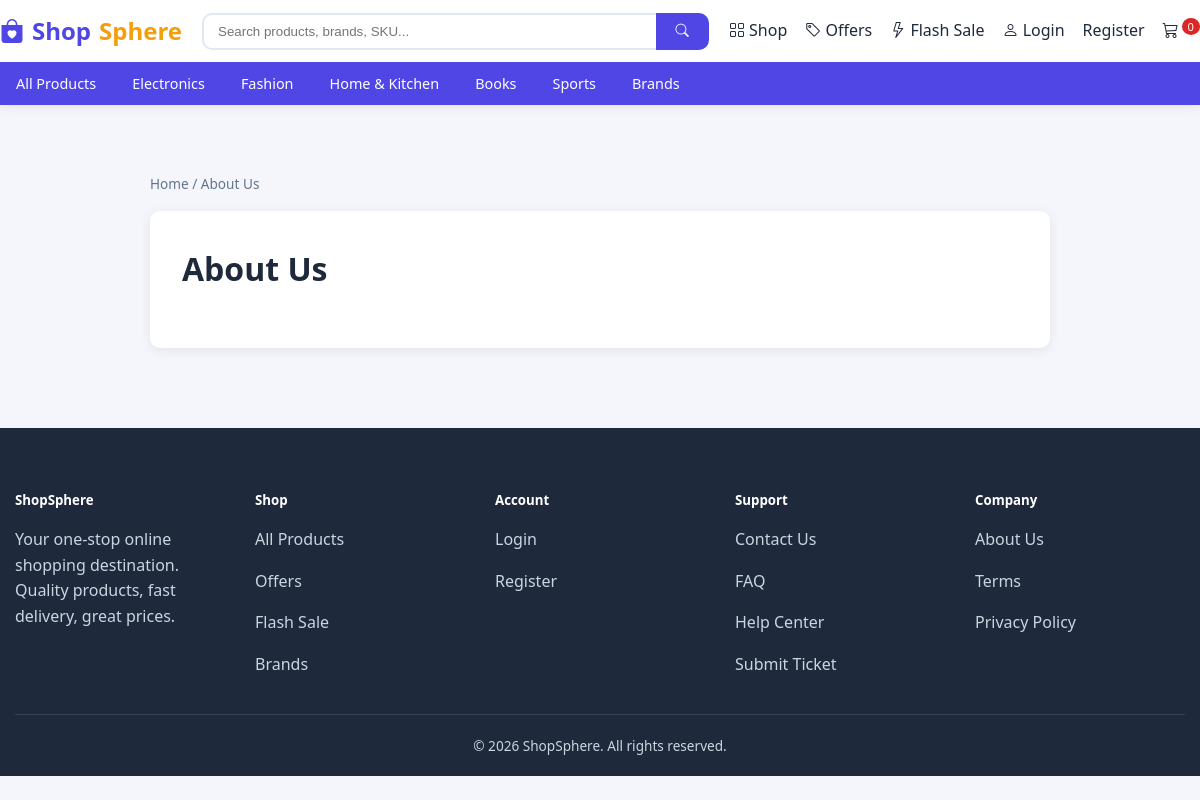
The page /page/about on the database its author committed.
### app/models/catalog.py (models this page shows, shortened)
class Category(db.Model):
    __tablename__ = 'categories'
    id = db.Column(db.Integer, primary_key=True)
    name = db.Column(db.String(120), nullable=False, index=True)
    slug = db.Column(db.String(140), unique=True, nullable=False, index=True)
    image = db.Column(db.String(255))
    description = db.Column(db.Text)
    parent_id = db.Column(db.Integer, db.ForeignKey('categories.id', ondelete='SET NULL'))
    status = db.Column(db.String(20), default='active', index=True)  # active | inactive
    display_order = db.Column(db.Integer, default=0)
    created_at = db.Column(db.DateTime, default=datetime.utcnow)
    parent = db.relationship('Category', remote_side=[id], backref='subcategories')
    products = db.relationship('Product', backref='category', lazy='dynamic',
                               foreign_keys='Product.category_id')

### app/models/content.py (models this page shows)
class PageContent(db.Model):
    __tablename__ = 'page_contents'
    id = db.Column(db.Integer, primary_key=True)
    slug = db.Column(db.String(120), unique=True, nullable=False)  # about, terms, privacy, ...
    title = db.Column(db.String(200), nullable=False)
    content = db.Column(db.Text)
    updated_at = db.Column(db.DateTime, default=datetime.utcnow, onupdate=datetime.utcnow)

### app/routes/main.py (the view)
@main_bp.route('/page/<slug>')
def page(slug):
    content = PageContent.query.filter_by(slug=slug).first_or_404()
    return render_template('customer/static_page.html', content=content)

### app/utils/helpers.py (called while the page is built, shortened)
def settings_value(key, default=None):
    from app.models.content import Setting
    cached = getattr(current_app, '_settings_cache', None)
    if cached is None:
        cached = {s.key: s.value for s in Setting.query.all()}
        current_app._settings_cache = cached
    return cached.get(key, default)

def cart_count():
    from flask_login import current_user
    from app.models.commerce import CartItem
    from app.models.catalog import Product
    cart = session.get('cart', {})
    return sum(int(v.get('qty', 0)) for v in cart.values())

### app/templates/customer/static_page.html (shortened to what this page needs)
{% extends "customer/base.html" %}
{% block content %}
<div class="container section" style="max-width:900px">
  <div class="breadcrumb">
    <a href="{{ url_for('main.home') }}">Home</a> / <span>{{ content.title }}</span>
  </div>
  <div class="card" style="padding:32px">
    <h1 style="margin-top:0">{{ content.title }}</h1>
  </div>
</div>
{% endblock %}

### app/templates/customer/base.html (shortened to what this page needs)
<!DOCTYPE html>
<html lang="en">
<head>
  <link rel="stylesheet" href="{{ url_for('static', filename='css/style.css') }}">
  <link rel="stylesheet" href="https://cdn.jsdelivr.net/npm/bootstrap-icons@1.11.1/font/bootstrap-icons.css">
</head>
<body>
  <nav class="navbar">
    <div class="container-wide nav-inner">
      <a href="{{ url_for('main.home') }}" class="brand-logo"><i class="bi bi-bag-heart-fill"></i> Shop<span>Sphere</span></a>
      <form class="search-bar" action="{{ url_for('products.search') }}" method="get">
        <input type="text" name="q" placeholder="Search products, brands, SKU..." value="{{ search_query }}">
        <button type="submit"><i class="bi bi-search"></i></button>
      </form>
      <div class="nav-links">
        <a href="{{ url_for('products.browse') }}"><i class="bi bi-grid"></i> Shop</a>
        <a href="{{ url_for('main.offers') }}"><i class="bi bi-tag"></i> Offers</a>
        <a href="{{ url_for('main.flash_sale') }}"><i class="bi bi-lightning"></i> Flash Sale</a>
        {% if current_user.is_authenticated %}
          {% if current_user.is_staff %}
            <a href="{{ url_for('admin.dashboard') }}"><i class="bi bi-speedometer2"></i> Admin</a>
          {% else %}
            <a href="{{ url_for('customer.dashboard') }}"><i class="bi bi-person-circle"></i> Account</a>
            <a href="{{ url_for('customer.wishlist') }}"><i class="bi bi-heart"></i></a>
          {% endif %}
          <a href="{{ url_for('cart.view_cart') }}"><i class="bi bi-cart3"></i><span class="cart-badge">{{ cart_count() }}</span></a>
          <a href="{{ url_for('auth.logout') }}"><i class="bi bi-box-arrow-right"></i></a>
        {% else %}
          <a href="{{ url_for('auth.login') }}"><i class="bi bi-person"></i> Login</a>
          <a href="{{ url_for('auth.register') }}">Register</a>
          <a href="{{ url_for('cart.view_cart') }}"><i class="bi bi-cart3"></i><span class="cart-badge">{{ cart_count() }}</span></a>
        {% endif %}
      </div>
    </div>
    <div class="cat-nav">
      <div class="container-wide cat-inner">
        <a href="{{ url_for('products.browse') }}">All Products</a>
        {% for c in categories %}
          <a href="{{ url_for('products.category', slug=c.slug) }}">{{ c.name }}</a>
        {% endfor %}
        <a href="{{ url_for('main.brands') }}">Brands</a>
      </div>
    </div>
  </nav>
  <main>
    {% block content %}{% endblock %}
  </main>
  <footer class="footer">
    <div class="container-wide">
      <div class="footer-grid">
        <div>
          <h5>ShopSphere</h5>
          <p>Your one-stop online shopping destination. Quality products, fast delivery, great prices.</p>
        </div>
        <div>
          <h5>Shop</h5>
          <p><a href="{{ url_for('products.browse') }}">All Products</a></p>
          <p><a href="{{ url_for('main.offers') }}">Offers</a></p>
          <p><a href="{{ url_for('main.flash_sale') }}">Flash Sale</a></p>
          <p><a href="{{ url_for('main.brands') }}">Brands</a></p>
        </div>
        <div>
          <h5>Account</h5>
          {% if current_user.is_authenticated %}
            <p><a href="{{ url_for('customer.dashboard') }}">My Account</a></p>
            <p><a href="{{ url_for('customer.my_orders') }}">My Orders</a></p>
            <p><a href="{{ url_for('customer.wishlist') }}">Wishlist</a></p>
          {% else %}
            <p><a href="{{ url_for('auth.login') }}">Login</a></p>
            <p><a href="{{ url_for('auth.register') }}">Register</a></p>
          {% endif %}
        </div>
        <div>
          <h5>Support</h5>
          <p><a href="{{ url_for('main.contact') }}">Contact Us</a></p>
          <p><a href="{{ url_for('main.faq') }}">FAQ</a></p>
          <p><a href="{{ url_for('support.help_center') }}">Help Center</a></p>
          <p><a href="{{ url_for('support.new_ticket') }}">Submit Ticket</a></p>
        </div>
        <div>
          <h5>Company</h5>
          <p><a href="{{ url_for('main.page', slug='about') }}">About Us</a></p>
          <p><a href="{{ url_for('main.page', slug='terms') }}">Terms</a></p>
          <p><a href="{{ url_for('main.page', slug='privacy') }}">Privacy Policy</a></p>
        </div>
      </div>
      <div class="footer-bottom">
        &copy; {{ now.year if now else 2024 }} ShopSphere. All rights reserved.
      </div>
    </div>
  </footer>
</body>
</html>

### app/static/css/style.css (style rules this page uses)
:root { --primary: #4f46e5; --primary-dark: #4338ca; --secondary: #0ea5e9; --accent: #f59e0b; --success: #16a34a; --danger: #dc2626; --warning: #d97706; --dark: #1e293b; --light: #f8fafc; --muted: #64748b; --border: #e2e8f0; --radius: 10px; --shadow: 0 2px 12px rgba(0, 0, 0, .08); }
* { box-sizing: border-box; }
body { font-family: 'Segoe UI', system-ui, -apple-system, sans-serif; color: var(--dark); background: #f4f6fb; margin: 0; line-height: 1.6; }
a { color: var(--primary); text-decoration: none; }
.container { max-width: 1200px; margin: 0 auto; padding: 0 15px; }
.container-wide { max-width: 1400px; margin: 0 auto; padding: 0 15px; }
.navbar { background: #fff; box-shadow: var(--shadow); position: sticky; top: 0; z-index: 1000; }
.navbar .nav-inner { display: flex; align-items: center; gap: 20px; padding: 12px 0; flex-wrap: wrap; }
.brand-logo { font-size: 1.5rem; font-weight: 800; color: var(--primary); display: flex; align-items: center; gap: 8px; }
.brand-logo span { color: var(--accent); }
.search-bar { flex: 1; min-width: 220px; display: flex; }
.search-bar input { flex: 1; border: 2px solid var(--border); border-right: none; padding: 9px 14px; border-radius: var(--radius) 0 0 var(--radius); outline: none; }
.search-bar button { border: 2px solid var(--primary); background: var(--primary); color: #fff; padding: 0 18px; border-radius: 0 var(--radius) var(--radius) 0; cursor: pointer; }
.nav-links { display: flex; align-items: center; gap: 18px; }
.nav-links a { color: var(--dark); font-weight: 500; }
.cart-badge { background: var(--danger); color: #fff; border-radius: 50%; font-size: .7rem; padding: 1px 6px; margin-left: 3px; vertical-align: top; }
.cat-nav { background: var(--primary); color: #fff; }
.cat-nav .cat-inner { display: flex; gap: 4px; flex-wrap: wrap; padding: 0; }
.cat-nav a { color: #fff; padding: 10px 16px; font-size: .9rem; font-weight: 500; display: block; }
.card { background: #fff; border-radius: var(--radius); box-shadow: var(--shadow); overflow: hidden; }
.section { padding: 40px 0; }
.footer { background: var(--dark); color: #cbd5e1; padding: 40px 0 20px; margin-top: 40px; }
.footer a { color: #cbd5e1; }
.footer h5 { color: #fff; margin-bottom: 14px; }
.footer-grid { display: grid; grid-template-columns: repeat(auto-fit, minmax(180px, 1fr)); gap: 30px; }
.footer-bottom { text-align: center; padding-top: 20px; border-top: 1px solid #334155; margin-top: 20px; font-size: .85rem; }
.breadcrumb { font-size: .85rem; color: var(--muted); margin: 16px 0; }
.breadcrumb a { color: var(--muted); }

### rows shown on the page
Category: name "Electronics"
Category: name "Fashion"
Category: name "Home & Kitchen"
Category: name "Books"
Category: name "Sports"
PageContent: title "About Us"

### other values the page prints
{{ cart_count() }} "0"
